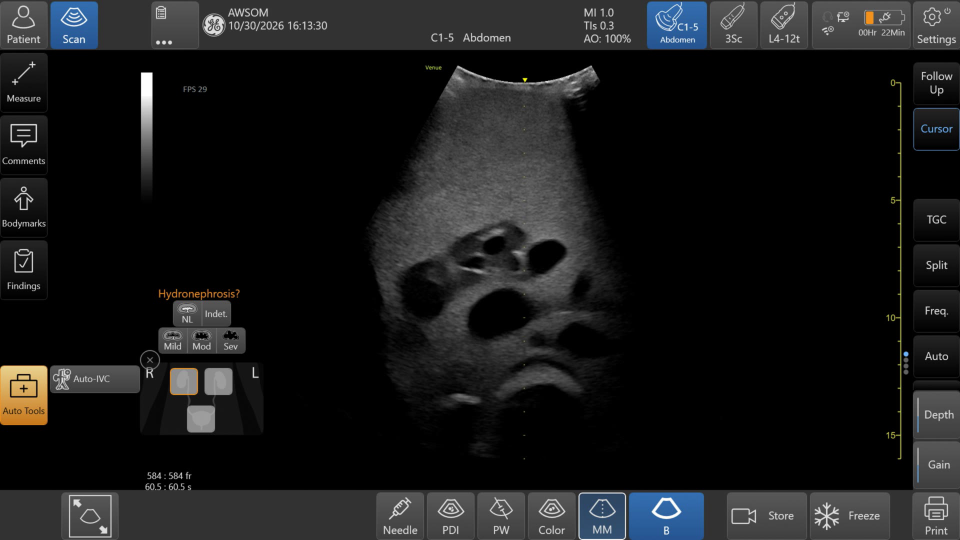
#> input picture tests/fixtures/venue_go_c1-5_abdomen_16cm.png, 1920 x 1080 px (shown at 1/2 size)
$ python -i venue_go.py   (imports and definitions only)
#> lines starting #> are read from the running program, lines starting #| are printed output that depends on the picture; after the words box and inside, x2 and y2 are one past the last pixel; in counts of white or black regions, pixels touching at a corner belong together
#> further down, picture is the input picture: shape (1080, 1920, 3); mean B, G, R 25.6, 25.1, 24.5
#> in read_ruler, `hsv = cv2.cvtColor(frame_bgr[y:y + h, x:x + w], cv2.COLOR_BGR2HSV)`: hsv: shape (880, 70, 3); mean H, S, V 14.1, 45.6, 9.6
### src/usbench/ocr.py
"""Read the knob values the scanner prints on screen. This is the ground truth, not a detector.

GE carts print something like  "G 52  D 12.0cm  Frq 4.0MHz  Abd"  in a fixed strip. We upscale,
threshold and run Tesseract, then regex the numbers out. Preset and frequency come free; TGC is
drawn as a curve, not printed, so it is read separately (see tgc_curve_from_graphic).
"""
from __future__ import annotations

import os
import re
import shutil
from dataclasses import asdict, dataclass

import cv2
import numpy as np

_WIN_DEFAULT = r"C:\Program Files\Tesseract-OCR\tesseract.exe"


@dataclass
class Settings:
    gain_pct: float | None = None
    depth_cm: float | None = None
    freq_mhz: float | None = None
    preset: str | None = None
    raw_text: str = ""

    def as_dict(self) -> dict:
        return asdict(self)


# GE strips vary by model; each pattern is tried in order. Add a line when a new machine shows up.
_GAIN = [r"\bG(?:n|ain)?\s*[:=]?\s*(\d{1,3})\b", r"\b(\d{1,3})\s*%?\s*G(?:n|ain)\b"]
_DEPTH = [r"\bD(?:epth)?\s*[:=]?\s*(\d{1,2}(?:[.,]\d)?)\s*cm\b", r"\b(\d{1,2}(?:[.,]\d)?)\s*cm\b"]
# "MHz" comes back from Tesseract as "MH2" or "MHZ" often enough to allow for it
_FREQ = [r"\b(?:Frq|Freq|F)\s*[:=]?\s*(\d{1,2}(?:[.,]\d)?)\s*MH[zZ2]\b", r"\b(\d{1,2}(?:[.,]\d)?)\s*MH[zZ2]\b"]
_PRESET = [r"\b(Abd(?:omen)?|Card(?:iac)?|Vasc(?:ular)?|MSK|Thy(?:roid)?|OB|Gyn|Lung|Renal|Bladder|FAST|Nerve|Small Parts|SmP)\b"]


# [6 lines left out: function _first, not called in this run]


def _num(s: str | None) -> float | None:
    return None if s is None else float(s.replace(",", "."))


# [10 lines left out: function parse_settings, not called in this run]


def preprocess_strip(strip_bgr: np.ndarray, scale: int = 4) -> np.ndarray:
    """White-on-dark screen text -> black-on-white, upscaled, which is what Tesseract likes."""
    g = strip_bgr if strip_bgr.ndim == 2 else cv2.cvtColor(strip_bgr, cv2.COLOR_BGR2GRAY)
    g = cv2.resize(g, None, fx=scale, fy=scale, interpolation=cv2.INTER_CUBIC)
    if g.mean() < 128:
        g = 255 - g
    _, g = cv2.threshold(g, 0, 255, cv2.THRESH_BINARY + cv2.THRESH_OTSU)
    return g


# [29 lines left out: functions read_strip, tgc_curve_from_graphic, not called in this run]

### src/usbench/venue_go.py
"""GE Venue Go screen reader (software Vers 305, 1920x1080 HDMI capture via a Cam Link class card).

Measured on real captures from the coverage project's bench days (2026-10-22 and 10-30, C1-5
Abdomen preset, 16 cm). What the idle scan screen shows, and therefore what can be ground truth:

- Depth: NOT printed as a number. Read from the yellow depth ruler on the right of the image:
  a vertical line at x ~1801 with one tick per cm (47 px per cm at 16 cm). Depth = line length /
  tick spacing.
- Focus: a blue dot beside the ruler (x ~1811); its row on the ruler gives focal depth in cm.
  Grey dots below it are the other selectable positions.
- Preset and probe: printed in the header ("C1-5   Abdomen"), read by OCR. MI, TIs and AO
  (acoustic output %) sit beside it.
- Gain, frequency and TGC: NOT shown on the idle screen. They are labelled by the operator in the
  sweep recorder, and photographed when their controls are open.

The image area (fan) is rows 130-920, cols 560-1560; the same rectangle the coverage project
uses. A yellow dotted centre line and the "Venue" label sit inside it and are removed by the
valid-pixel mask.
"""
from __future__ import annotations

from dataclasses import dataclass

import cv2
import numpy as np

from .regions import ScreenLayout

FRAME_SIZE = (1920, 1080)
IMAGE_RECT = (560, 130, 1000, 790)  # x, y, w, h
HEADER_RECT = (840, 50, 300, 45)  # "C1-5   Abdomen"
OUTPUT_RECT = (1160, 8, 120, 88)  # "MI 1.0 / TIs 0.3 / AO: 100%"
RULER_SEARCH = (1760, 100, 70, 880)  # x, y, w, h: covers line, ticks and focus dots


# [7 lines left out: function layout, not called in this run]


def _yellow(hsv: np.ndarray) -> np.ndarray:
    return (hsv[..., 0] >= 15) & (hsv[..., 0] <= 40) & (hsv[..., 1] >= 70) & (hsv[..., 2] >= 70)
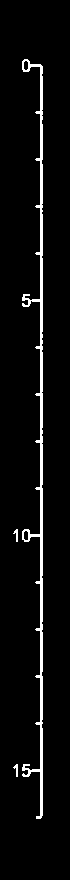
#> returned value: shape (880, 70) bool; 4.6% white; 3 white regions, box (x1, y1, x2, y2) and area: (22, 59, 43, 819) 2752, (13, 529, 18, 542) 33, (13, 764, 18, 777) 33


def _blue(hsv: np.ndarray) -> np.ndarray:
    return (hsv[..., 0] >= 95) & (hsv[..., 0] <= 125) & (hsv[..., 1] >= 100) & (hsv[..., 2] >= 150)


@dataclass
class Ruler:
    x: int  # column of the ruler line
    top: float  # row of 0 cm
    bottom: float  # row of the deepest point shown
    px_per_cm: float
    depth_cm: float
    n_ticks: int

    def row_to_cm(self, row: float) -> float:
        return (row - self.top) / self.px_per_cm


def read_ruler(frame_bgr: np.ndarray) -> Ruler | None:
    """Find the depth ruler. None if it is not there (frozen review screen, wrong mode)."""
    x, y, w, h = RULER_SEARCH
    hsv = cv2.cvtColor(frame_bgr[y:y + h, x:x + w], cv2.COLOR_BGR2HSV)
    yel = _yellow(hsv)
    cols = yel.sum(axis=0)
#> cols = 70 values, max 755 at index 40, min 0 at index 0, mean 40.26
    if cols.max() < 0.3 * h:
        return None
    lx = int(np.argmax(cols))
#> lx = 40
    line = yel[:, max(lx - 1, 0):lx + 2].any(axis=1)
    rows = np.flatnonzero(line)
#> rows = 755 values from 64 to 818
    top, bottom = rows.min(), rows.max()
#> top = 64; bottom = 818
    # ticks: short horizontal yellow marks just left of the line. Video compression can split one
    # tick into two rows a couple of pixels apart, so marks closer than 5 rows are merged.
    band = yel[:, max(lx - 8, 0):max(lx - 1, 1)].sum(axis=1)
#> band = 880 values, max 7 at index 64, min 0 at index 0, mean 0.242
    tr = np.flatnonzero(band >= 3)
#> tr = 51 values from 64 to 818
    if tr.size < 2:
        return None
    groups = np.split(tr, np.flatnonzero(np.diff(tr) > 4) + 1)
#> groups = 17 items, first 6: [64, 65, 66], [111, 112, 113], [158, 159, 160], [205, 206, 207], [252, 253, 254], [299, 300, 301]
    centres = np.array([g.mean() for g in groups])
#> centres = 17 values from 65 to 817
    if centres.size < 3:
        return None
    d0 = float(np.median(np.diff(centres)))
#> d0 = 47
    n_int = max(int(round((centres[-1] - centres[0]) / d0)), 1)
#> n_int = 16
    px_per_cm = float((centres[-1] - centres[0]) / n_int)  # one tick per cm on the Venue Go
#> px_per_cm = 47
    zero = float(centres[0])
#> zero = 65
    return Ruler(x=x + lx, top=y + zero, bottom=float(y + bottom), px_per_cm=px_per_cm,
                 depth_cm=round(float(bottom - zero) / px_per_cm, 1), n_ticks=n_int + 1)


def read_focus_cm(frame_bgr: np.ndarray, ruler: Ruler | None = None) -> float | None:
    """Depth of the blue focus dot, in cm. None if no dot is visible."""
    ruler = ruler or read_ruler(frame_bgr)
    if ruler is None:
        return None
    x, y, w, h = RULER_SEARCH
    hsv = cv2.cvtColor(frame_bgr[y:y + h, x:x + w], cv2.COLOR_BGR2HSV)
    b = _blue(hsv)
#> in _blue, `return (hsv[..., 0] >= 95) & (hsv[..., 0] <= 125) & (hsv[..., 1] >= 10..`:
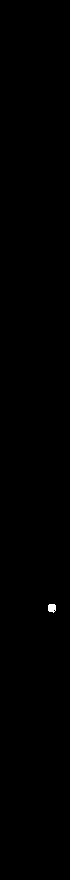
#> returned value: shape (880, 70) bool; 0.1% white; 1 white region, box (x1, y1, x2, y2) and area: (48, 604, 56, 613) 60
    b[:, : max(ruler.x - x + 3, 0)] = False  # the dot sits right of the line
    rows, _ = np.nonzero(b)
#> rows = 60 values from 604 to 612
    if rows.size < 10:
        return None
    return round(ruler.row_to_cm(y + float(np.median(rows))), 1)


def read_header(frame_bgr: np.ndarray, tesseract_cmd: str | None = None) -> dict:
    """OCR the probe / preset and acoustic-output text. Needs Tesseract."""
    import re

    from .ocr import preprocess_strip

    import pytesseract

    from . import ocr as _ocr
    if tesseract_cmd:
        pytesseract.pytesseract.tesseract_cmd = tesseract_cmd
    elif not _which_tesseract():
        pytesseract.pytesseract.tesseract_cmd = _ocr._WIN_DEFAULT

    def text(rect):
        x, y, w, h = rect
        return " ".join(pytesseract.image_to_string(preprocess_strip(frame_bgr[y:y + h, x:x + w]),
                                                    config="--psm 6").split())

    head, out = text(HEADER_RECT), text(OUTPUT_RECT)
    probe = re.search(r"\b([CLP]\d{1,2}-\d{1,2}[a-z]?|\d?S[cC]|L\d-\d{1,2}t)\b", head)
    preset = re.sub(r"^\S+\s*", "", head).strip() if probe else head
    num = lambda pat: (lambda m: float(m.group(1)) if m else None)(re.search(pat, out, re.I))  # noqa: E731
    return {"probe": probe.group(1) if probe else None, "preset": preset or None,
            "mi": num(r"MI\s*([\d.]+)"), "tis": num(r"TI[sb]?\s*([\d.]+)"),
            "ao_pct": num(r"AO\W*(\d{1,3})"), "raw_header": head, "raw_output": out}


def _which_tesseract() -> bool:
    import os
    import shutil
    return shutil.which("tesseract") is not None or bool(os.environ.get("TESSERACT_CMD"))


def read_screen(frame_bgr: np.ndarray, ocr: bool = True) -> dict:
    """Everything the Venue Go screen tells us about its own settings, in one dict."""
    if frame_bgr.shape[1::-1] != FRAME_SIZE:
        frame_bgr = cv2.resize(frame_bgr, FRAME_SIZE, interpolation=cv2.INTER_AREA)
    ruler = read_ruler(frame_bgr)
    out = {"depth_cm": ruler.depth_cm if ruler else None,
           "px_per_cm": ruler.px_per_cm if ruler else None,
           "focus_cm": read_focus_cm(frame_bgr, ruler)}
#> out = {'depth_cm': 16, 'px_per_cm': 47, 'focus_cm': 11.5}
    if ocr:
        try:
            out.update(read_header(frame_bgr))
#> (the call stopped at in text, `return " ".join(pytesseract.image_to_string(preprocess_strip(frame_bgr..`: pytesseract is not available in this run)
        except Exception as e:  # OCR is optional here
            out["ocr_error"] = str(e)
    return out


# ---------------------------------------------------------------------------------------------
# Fan geometry. A curvilinear fan is fixed by the probe: an apex above the skin line, a half-angle,
# and a near-arc radius. In screen pixels everything scales with px_per_cm, which the ruler gives,
# so one fit at the correct setting yields the mask at every depth level.

@dataclass
class Sector:
    cx: float  # apex column, screen pixels
    r0_cm: float  # apex to skin line (0 cm), physical cm
    half_angle_deg: float

    def to_dict(self) -> dict:
        return {"cx": self.cx, "r0_cm": self.r0_cm, "half_angle_deg": self.half_angle_deg}

    @classmethod
    def from_dict(cls, d: dict) -> "Sector":
        return cls(float(d["cx"]), float(d["r0_cm"]), float(d["half_angle_deg"]))

    # [14 lines left out: function mask, not called in this run]


# The C1-5 curvilinear probe's fan, measured from four well-coupled takes on two bench days
# (2026-10-22 and 10-30): apex column 1048.5-1049.8, apex to skin 5.79-5.97 cm, half-angle
# 29.1-29.4 deg. A probe property, so it holds at every depth; single frames are too sparse to
# refit it reliably. Re-check with fit_venue_sector.py on lab day.
C1_5 = Sector(cx=1049.0, r0_cm=5.85, half_angle_deg=29.3)


# [126 lines left out: functions _robust_line, _tinted, axis_column, fit_sector, overlay_mask, valid_mask and 3 more, not called in this run]

>>> import cv2
>>> picture = cv2.imread('../../tests/fixtures/venue_go_c1-5_abdomen_16cm.png')
>>> result = read_screen(picture)
#> result has the same summary as out in read_screen
